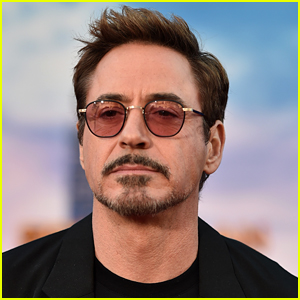
#> input picture rdj.jpg, 300 x 300 px
$ python facedetect..py
#> lines starting #> are read from the running program, lines starting #| are printed output that depends on the picture; after the words box and inside, x2 and y2 are one past the last pixel; in counts of white or black regions, pixels touching at a corner belong together
import cv2

face_cascade = cv2.CascadeClassifier("haarcascade_frontalface_default.xml")

img = cv2.imread("rdj.jpg")
#> img is the input picture: shape (300, 300, 3); mean B, G, R 123.4, 128.1, 144.1

gray_img = cv2.cvtColor(img,cv2.COLOR_BGR2GRAY)
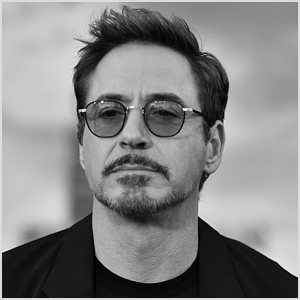
#> gray_img: shape (300, 300); min 0, max 255, mean 132.4

faces = face_cascade.detectMultiScale(gray_img,1.1,4)
#> faces = [[51, 48, 176, 176]]

for (x,y,w,h) in faces:
    cv2.rectangle(img,(x,y),(x+w,y+h),(0,255,255),2)
#> this loop made 1 pass
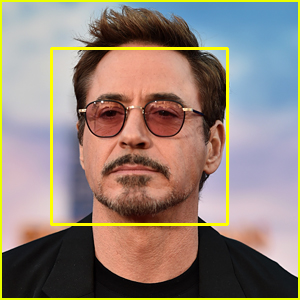
#> img: shape (300, 300, 3); 2.34% of pixels changed, all inside (x1, y1, x2, y2) = (50, 47, 229, 226)

cv2.imshow("detected faces", img)
cv2.waitKey(0)

$ run again, with jet.jpg copied over rdj.jpg
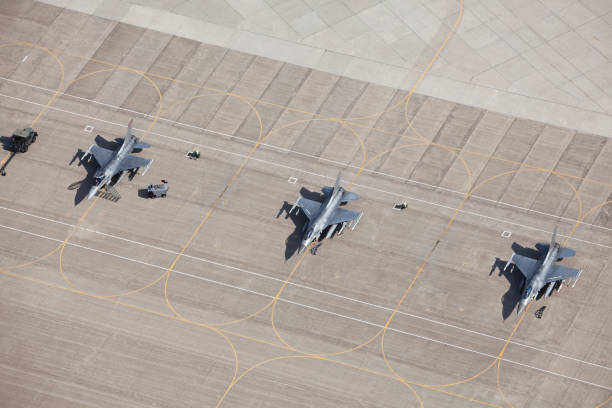
#> input picture jet.jpg, 612 x 408 px
#> img is the input picture: shape (408, 612, 3); mean B, G, R 158.9, 166.2, 176.1
#> `gray_img = cv2.cvtColor(img,cv2.COLOR_BGR2GRAY)`:
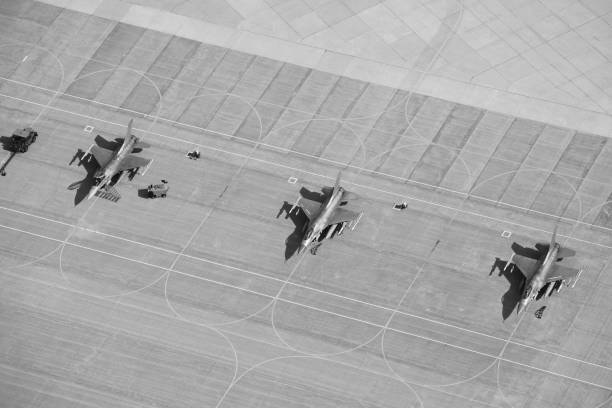
#> gray_img: shape (408, 612); min 1, max 254, mean 168.4
#> faces = ()
